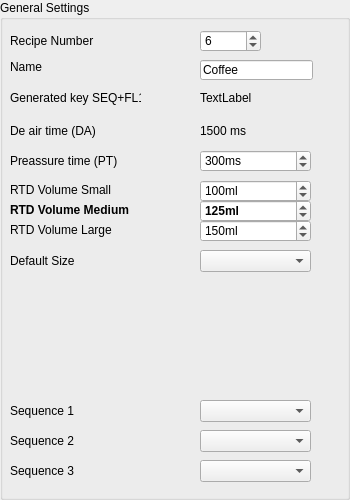
<?xml version="1.0" encoding="UTF-8"?>
<ui version="4.0">
 <class>GeneralRecipe</class>
 <widget class="QGroupBox" name="GeneralRecipe">
  <property name="geometry">
   <rect>
    <x>0</x>
    <y>0</y>
    <width>350</width>
    <height>500</height>
   </rect>
  </property>
  <property name="windowTitle">
   <string>GroupBox</string>
  </property>
  <property name="title">
   <string>General Settings</string>
  </property>
  <widget class="QLabel" name="lblDeAirTimeValue">
   <property name="geometry">
    <rect>
     <x>200</x>
     <y>120</y>
     <width>46</width>
     <height>21</height>
    </rect>
   </property>
   <property name="text">
    <string>1500 ms</string>
   </property>
  </widget>
  <widget class="QLabel" name="label_8">
   <property name="geometry">
    <rect>
     <x>10</x>
     <y>460</y>
     <width>151</width>
     <height>21</height>
    </rect>
   </property>
   <property name="text">
    <string>Sequence 3</string>
   </property>
  </widget>
  <widget class="QLabel" name="label_4">
   <property name="geometry">
    <rect>
     <x>10</x>
     <y>200</y>
     <width>121</width>
     <height>20</height>
    </rect>
   </property>
   <property name="font">
    <font>
     <weight>75</weight>
     <bold>true</bold>
    </font>
   </property>
   <property name="text">
    <string>RTD Volume Medium</string>
   </property>
  </widget>
  <widget class="QLabel" name="label_7">
   <property name="geometry">
    <rect>
     <x>10</x>
     <y>430</y>
     <width>151</width>
     <height>21</height>
    </rect>
   </property>
   <property name="text">
    <string>Sequence 2</string>
   </property>
  </widget>
  <widget class="QSpinBox" name="spRTDLarge_3">
   <property name="geometry">
    <rect>
     <x>200</x>
     <y>220</y>
     <width>111</width>
     <height>22</height>
    </rect>
   </property>
   <property name="suffix">
    <string>ml</string>
   </property>
   <property name="maximum">
    <number>1500</number>
   </property>
   <property name="singleStep">
    <number>5</number>
   </property>
   <property name="value">
    <number>150</number>
   </property>
  </widget>
  <widget class="QComboBox" name="cboSeq1">
   <property name="geometry">
    <rect>
     <x>200</x>
     <y>400</y>
     <width>111</width>
     <height>22</height>
    </rect>
   </property>
  </widget>
  <widget class="QLabel" name="label_6">
   <property name="geometry">
    <rect>
     <x>10</x>
     <y>400</y>
     <width>141</width>
     <height>21</height>
    </rect>
   </property>
   <property name="text">
    <string>Sequence 1</string>
   </property>
  </widget>
  <widget class="QSpinBox" name="spPrTime">
   <property name="geometry">
    <rect>
     <x>200</x>
     <y>150</y>
     <width>111</width>
     <height>22</height>
    </rect>
   </property>
   <property name="suffix">
    <string>ms</string>
   </property>
   <property name="maximum">
    <number>3000</number>
   </property>
   <property name="singleStep">
    <number>100</number>
   </property>
   <property name="value">
    <number>300</number>
   </property>
  </widget>
  <widget class="QLabel" name="label_5">
   <property name="geometry">
    <rect>
     <x>10</x>
     <y>220</y>
     <width>111</width>
     <height>20</height>
    </rect>
   </property>
   <property name="text">
    <string>RTD Volume Large</string>
   </property>
  </widget>
  <widget class="QSpinBox" name="spRTDLarge">
   <property name="geometry">
    <rect>
     <x>200</x>
     <y>180</y>
     <width>111</width>
     <height>22</height>
    </rect>
   </property>
   <property name="suffix">
    <string>ml</string>
   </property>
   <property name="maximum">
    <number>1500</number>
   </property>
   <property name="singleStep">
    <number>5</number>
   </property>
   <property name="value">
    <number>100</number>
   </property>
  </widget>
  <widget class="QLabel" name="lblDeAirTime">
   <property name="geometry">
    <rect>
     <x>10</x>
     <y>120</y>
     <width>91</width>
     <height>21</height>
    </rect>
   </property>
   <property name="text">
    <string>De air time (DA)</string>
   </property>
  </widget>
  <widget class="QComboBox" name="cboDefSize">
   <property name="geometry">
    <rect>
     <x>200</x>
     <y>250</y>
     <width>111</width>
     <height>22</height>
    </rect>
   </property>
  </widget>
  <widget class="QLabel" name="label_3">
   <property name="geometry">
    <rect>
     <x>10</x>
     <y>180</y>
     <width>131</width>
     <height>20</height>
    </rect>
   </property>
   <property name="text">
    <string>RTD Volume Small</string>
   </property>
  </widget>
  <widget class="QLabel" name="label_2">
   <property name="geometry">
    <rect>
     <x>10</x>
     <y>150</y>
     <width>121</width>
     <height>21</height>
    </rect>
   </property>
   <property name="text">
    <string>Preassure time (PT)</string>
   </property>
  </widget>
  <widget class="QComboBox" name="cboSeq3">
   <property name="geometry">
    <rect>
     <x>200</x>
     <y>460</y>
     <width>111</width>
     <height>22</height>
    </rect>
   </property>
  </widget>
  <widget class="QSpinBox" name="spRTDLarge_2">
   <property name="geometry">
    <rect>
     <x>200</x>
     <y>200</y>
     <width>111</width>
     <height>22</height>
    </rect>
   </property>
   <property name="font">
    <font>
     <weight>75</weight>
     <bold>true</bold>
    </font>
   </property>
   <property name="suffix">
    <string>ml</string>
   </property>
   <property name="maximum">
    <number>1500</number>
   </property>
   <property name="singleStep">
    <number>5</number>
   </property>
   <property name="value">
    <number>125</number>
   </property>
  </widget>
  <widget class="QLabel" name="label_9">
   <property name="geometry">
    <rect>
     <x>10</x>
     <y>250</y>
     <width>101</width>
     <height>21</height>
    </rect>
   </property>
   <property name="text">
    <string>Default Size</string>
   </property>
  </widget>
  <widget class="QComboBox" name="cboSeq2">
   <property name="geometry">
    <rect>
     <x>200</x>
     <y>430</y>
     <width>111</width>
     <height>22</height>
    </rect>
   </property>
  </widget>
  <widget class="QLabel" name="label">
   <property name="geometry">
    <rect>
     <x>10</x>
     <y>30</y>
     <width>91</width>
     <height>21</height>
    </rect>
   </property>
   <property name="text">
    <string>Recipe Number</string>
   </property>
  </widget>
  <widget class="QLabel" name="lblKey">
   <property name="geometry">
    <rect>
     <x>200</x>
     <y>90</y>
     <width>111</width>
     <height>16</height>
    </rect>
   </property>
   <property name="text">
    <string>TextLabel</string>
   </property>
  </widget>
  <widget class="QSpinBox" name="spinBox">
   <property name="geometry">
    <rect>
     <x>200</x>
     <y>30</y>
     <width>61</width>
     <height>22</height>
    </rect>
   </property>
   <property name="value">
    <number>6</number>
   </property>
  </widget>
  <widget class="QLabel" name="label_12">
   <property name="geometry">
    <rect>
     <x>10</x>
     <y>60</y>
     <width>46</width>
     <height>13</height>
    </rect>
   </property>
   <property name="text">
    <string>Name</string>
   </property>
  </widget>
  <widget class="QLabel" name="label_13">
   <property name="geometry">
    <rect>
     <x>10</x>
     <y>90</y>
     <width>131</width>
     <height>16</height>
    </rect>
   </property>
   <property name="text">
    <string>Generated key SEQ+FL16</string>
   </property>
  </widget>
  <widget class="QLineEdit" name="txtRecipeName">
   <property name="geometry">
    <rect>
     <x>200</x>
     <y>60</y>
     <width>113</width>
     <height>20</height>
    </rect>
   </property>
   <property name="text">
    <string>Coffee</string>
   </property>
  </widget>
 </widget>
 <resources/>
 <connections/>
</ui>
